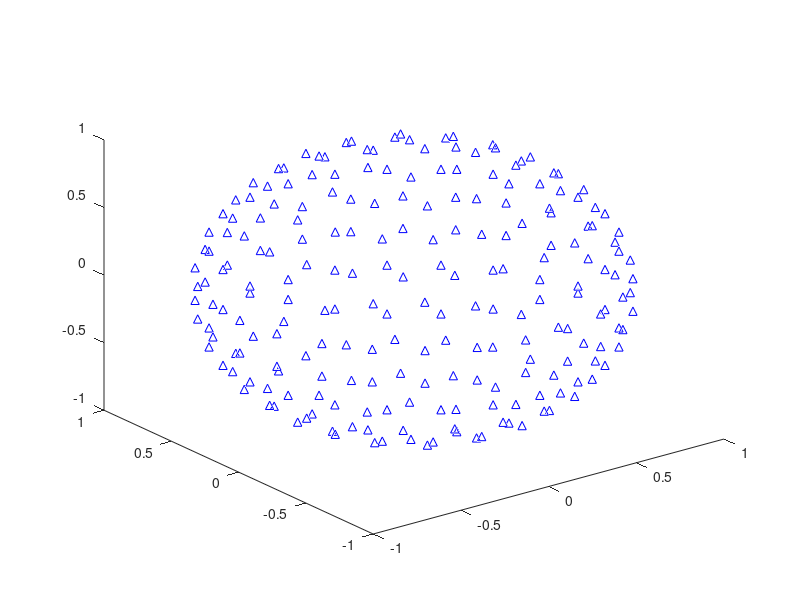

MATLAB code to generate this figure:
1;
nphi = 13;
sphi = nphi/pi;
points = [];
sntheta=[];
for ( i=0:nphi )
    phi = i/sphi;
    ntheta = round(sin(phi)*nphi);
    sntheta=[sntheta; ntheta];
    stheta = max(ntheta/pi,1);
    for ( j=0:2*ntheta-1 )
        theta = j/stheta;
        x = cos(theta)*sin(phi);
        y = sin(theta)*sin(phi);
        z = cos(phi);
        points = [points; [x,y,z]];
    endfor
endfor
sntheta
plot3(points(:,1),points(:,2),points(:,3),"^b");

%{
    double phi;
    double theta;
    double sphi;
    double stheta;
    int ntheta;
    int nphi;
    nphi = 32;
    sphi = nphi/PI;
    ntheta = 2*nphi;
    int count = 0;

    printf("sphi = %g\n", sphi);
    double dphi = PI/nphi;
    for ( double my_phi=dphi; my_phi<PI; my_phi+=dphi ) {
        int nmy_theta;
        nmy_theta = round(sin(my_phi)*ntheta);
        count += nmy_theta;
        for( int i=0; i<(64-nmy_theta)/2; i++) {
            printf("%c",' ');
        }
        for( int i=0; i<nmy_theta; i++) {
            printf("%c",'x');
        }
        for( int i=0; i<(64-nmy_theta)/2; i++) {
            printf("%c",' ');
        }
        printf("\n");
        //printf("my_phi = %g, nmy_theta %d\n", my_phi, nmy_theta);
    }

    printf("number of keywords %d\n", count);

    return 0;
%}
